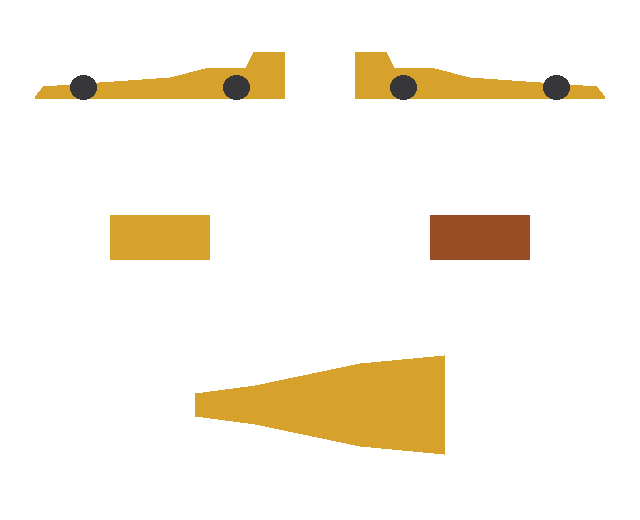
#> input picture engine/test/drawn/racer.png, 640 x 520 px
$ python check.py ../test/drawn/racer.png
#> lines starting #> are read from the running program, lines starting #| are printed output that depends on the picture; after the words box and inside, x2 and y2 are one past the last pixel; in counts of white or black regions, pixels touching at a corner belong together
### engine/draw/sheet.py
"""A five-view sheet (left side, right side, front, rear, top: parallel views of one thing) carved and painted into
cells (#245). Taken from the fast-voxels bench's sheet5.py (November 15) as the engine's own, with only what the
engine uses: no depth, no rounding, no second sheet of classes.

The shape is the biggest solid all five outlines allow; every outside cell is painted from the view that faces it
most. The sheet is read by what it shows, not by where things were asked to be: an image model keeps to a layout
only roughly. Axes of what `build` returns: x across, y up, z along the side views, z 0 at the left edge of the
first side view as drawn (which end that is, front or rear, is the drawer's: `front_low` says what the view from
above says of it)."""
import time
from itertools import combinations
import numpy as np
from PIL import Image
from scipy import ndimage as ndi

VIEWS = ('left', 'right', 'front', 'rear', 'top')
UNDER = np.array([26, 26, 28], np.uint8)


def thing(sheet, white=232):
    """Which pixels of the sheet are the thing: white that reaches the border is the background."""
    rgba = np.asarray(sheet.convert('RGBA'))
    rgb, a = rgba[..., :3], rgba[..., 3]
    if (a < 128).mean() > 0.05: return rgb.astype(np.float32), a >= 128
    pale = (rgb.min(-1) >= white) & (rgb.max(-1).astype(int) - rgb.min(-1) < 14)
    lab, n = ndi.label(pale)
    edge = np.unique(np.concatenate([lab[0], lab[-1], lab[:, 0], lab[:, -1]]))
    return rgb.astype(np.float32), ndi.binary_opening(~np.isin(lab, edge[edge > 0]), iterations=1)


def same(a, b, side=64):
    """How alike two outlines are once both are stretched to one square: 1 is the same."""
    A = np.asarray(Image.fromarray((a * 255).astype(np.uint8)).resize((side, side), Image.BOX)) > 127
    B = np.asarray(Image.fromarray((b * 255).astype(np.uint8)).resize((side, side), Image.BOX)) > 127
    ra, rb = a.shape[1] / a.shape[0], b.shape[1] / b.shape[0]
    return (A & B).sum() / max(1, (A | B).sum()) * min(ra / rb, rb / ra) ** 2


def cut(sheet, least=0.003):
    """The five views, named. Two pairs of views show one outline mirrored (left and right; front and rear): the
    view left over is the one from above. The pair met first in reading order is the sides, as asked for."""
    rgb, fg = thing(sheet)
    lab, n = ndi.label(ndi.binary_dilation(fg, iterations=max(2, round(0.004 * max(fg.shape)))))
    area = ndi.sum(fg, lab, np.arange(1, n + 1))
    # The drawer now and then draws a sixth or seventh view (a view twice, or one in perspective): the five kept are
    # those that pair up best, of the seven biggest.
    big = [i + 1 for i in np.argsort(-area) if area[i] > least * fg.size][:7]
    if len(big) < 5: raise ValueError(f'{len(big)} views found on the sheet, five wanted')
    parts = []
    for i in big:
        m = fg & (lab == i); ys, xs = np.where(m)
        sl = (slice(ys.min(), ys.max() + 1), slice(xs.min(), xs.max() + 1))
        parts.append(dict(rgb=rgb[sl], m=m[sl], cy=ys.mean(), cx=xs.mean()))
    alike = {}
    def pair(a, b):
        if (a, b) not in alike: alike[(a, b)] = max(same(parts[a]['m'], parts[b]['m'][:, ::-1]), same(parts[a]['m'], parts[b]['m']))
        return alike[(a, b)]
    best = None
    for five in combinations(range(len(parts)), 5):
        for t in five:
            o = [i for i in five if i != t]
            for a, b, c, d in ((o[0], o[1], o[2], o[3]), (o[0], o[2], o[1], o[3]), (o[0], o[3], o[1], o[2])):
                s = pair(a, b) + pair(c, d) + 0.15 * (parts[t]['cy'] > max(parts[k]['cy'] for k in o))
                if best is None or s > best[0]: best = (s, t, (a, b), (c, d))
    _, t, p, q = best
    first = lambda pair: (round(np.mean([parts[k]['cy'] for k in pair]) / (0.12 * fg.shape[0])), np.mean([parts[k]['cx'] for k in pair]))
    if first(q) < first(p): p, q = q, p
    p = sorted(p, key=lambda k: parts[k]['cx']); q = sorted(q, key=lambda k: parts[k]['cx'])
    out = {name: (parts[k]['rgb'], parts[k]['m']) for name, k in zip(VIEWS, [p[0], p[1], q[0], q[1], t])}
    return out, dict(pairs_alike=round(float(best[0]), 2))


def trim(rgb, m, share=0.12):
    """Cut to the rows the thing truly fills (an aerial must not set its height)."""
    wide = m.sum(1); keep = np.where(wide >= share * wide.max())[0]
    return rgb[keep[0]:keep[-1] + 1], m[keep[0]:keep[-1] + 1]


def to_cells(rgb, m, across, up):
    """A view shrunk to cells: colour (up, across, 3) and how full each cell is, row 0 at the bottom."""
    full = np.asarray(Image.fromarray((m * 255).astype(np.uint8)).resize((across, up), Image.BOX), np.float32) / 255
    c = np.stack([np.asarray(Image.fromarray((rgb[..., k] * m).astype(np.uint8)).resize((across, up), Image.BOX), np.float32) for k in range(3)], -1)
    return (c / np.maximum(full[..., None], 1e-3))[::-1], full[::-1]


def carve(S, E, T):
    """[x, y, z] from the side outline [z, y], the end outline [x, y] and the outline from above [z, x]."""
    return (S.T[None] > 0.5) & (E[:, :, None] > 0.5) & (T.T[:, None, :] > 0.5)


def build(sheet, n_long=188, shell=3):
    """n_long: cells along the thing's largest side. Resolves to (idx [n, 3] of x, y, z; colours [n, 3]; info)."""
    t0 = time.perf_counter(); ms = {}
    v, read = cut(sheet); ms['cut the views'] = (time.perf_counter() - t0) * 1e3; t = time.perf_counter()
    for k in ('left', 'right', 'front', 'rear'): v[k] = trim(*v[k])
    # is the right view the left one mirrored, as it should be, or was it drawn the same way round?
    flip_r = same(v['left'][1], v['right'][1][:, ::-1]) >= same(v['left'][1], v['right'][1]) - 0.02
    flip_e = same(v['front'][1], v['rear'][1][:, ::-1]) >= same(v['front'][1], v['rear'][1]) - 0.02
    Lp = np.mean([v[k][1].shape[1] for k in ('left', 'right')]); Hp = np.mean([v[k][1].shape[0] for k in ('left', 'right')])
    wf = np.mean([v[k][1].shape[1] / v[k][1].shape[0] for k in ('front', 'rear')])      # width over height, from the ends
    th, tw = v['top'][1].shape
    turned = abs(np.log((tw / th) / (Lp / (wf * Hp)))) > abs(np.log((th / tw) / (Lp / (wf * Hp))))   # from above, drawn a quarter turn round
    if turned: v['top'] = (np.rot90(v['top'][0]), np.rot90(v['top'][1])); th, tw = tw, th
    wt = th / tw                                                                        # width over length, from above
    rel = np.array([wf * Hp / Lp if abs(np.log(wt / (wf * Hp / Lp))) > 0.25 else 0.5 * (wf * Hp / Lp + wt), Hp / Lp, 1.0])   # W, H, L over L
    L = max(2, round(n_long / rel.max())); W = max(2, round(L * rel[0])); H = max(2, round(L * rel[1]))
    side = {k: to_cells(*v[k], L, H) for k in ('left', 'right')}
    end = {k: to_cells(*v[k], W, H) for k in ('front', 'rear')}
    S = {'left': (side['left'][0].transpose(1, 0, 2), side['left'][1].T)}                 # [z, y]
    r = side['right'] if not flip_r else (side['right'][0][:, ::-1], side['right'][1][:, ::-1])
    S['right'] = (r[0].transpose(1, 0, 2), r[1].T)
    s = 0.5 * (S['left'][1] + S['right'][1])
    topc, topm = to_cells(*v['top'], L, W)
    ways = [(topc.transpose(1, 0, 2)[a][:, b], topm.T[a][:, b]) for a in (slice(None), slice(None, None, -1)) for b in (slice(None), slice(None, None, -1))]

    def ends(low, high):
        """The ends, by where they are: E['front'] at low z (as seen from there), E['rear'] at high z; `low` and `high` are the pictures put there."""
        E = {'front': (end[low][0][:, ::-1].transpose(1, 0, 2), end[low][1][:, ::-1].T)}   # [x, y]
        r = end[high] if flip_e else (end[high][0][:, ::-1], end[high][1][:, ::-1])
        E['rear'] = (r[0].transpose(1, 0, 2), r[1].T)
        return E, 0.5 * (E['front'][1] + E['rear'][1])

    def way_of(e, among=(0, 1, 2, 3)):
        """The view from above may be drawn turned or flipped: the way round that leaves the most standing."""
        vol = {k: carve(s, e, ways[k][1]).sum() for k in among}
        return among[0] if vol[among[0]] >= 0.985 * max(vol.values()) else max(vol, key=vol.get)

    E, e = ends('front', 'rear'); way = way_of(e)
    # The view from above, drawn with its front to the left as asked, was laid the other way round to agree with the
    # sides (the side views drew the front to the right): the front is at high z, and the end pictures change ends.
    if not turned and way >= 2:
        E, e = ends('rear', 'front'); way = way_of(e, (2, 3))
    T = ways[way]
    ms['views into cells'] = (time.perf_counter() - t) * 1e3; t = time.perf_counter()

    occ = carve(s, e, T[1])
    lab, n = ndi.label(occ)                                   # what stands: the pieces that reach the ground
    if n > 1:
        ground = np.unique(lab[:, 0, :]); occ = np.isin(lab, ground[ground > 0])
    ms['carve'] = (time.perf_counter() - t) * 1e3; t = time.perf_counter()

    inner = ndi.binary_erosion(occ, iterations=shell, border_value=0)
    g = ndi.gaussian_filter(occ.astype(np.float32), 1.5, mode='constant')
    nx, ny, nz = np.gradient(-g)
    idx = np.argwhere(occ & ~inner)
    X, Y, Z = idx.T
    n = np.stack([nx[X, Y, Z], ny[X, Y, Z], nz[X, Y, Z]], 1); n /= np.maximum(np.linalg.norm(n, axis=1, keepdims=True), 1e-6)
    first = {'left': occ.argmax(0)[Y, Z] == X, 'right': (W - 1 - occ[::-1].argmax(0))[Y, Z] == X,
             'front': occ.argmax(2)[X, Y] == Z, 'rear': (L - 1 - occ[:, :, ::-1].argmax(2))[X, Y] == Z,
             'top': (H - 1 - occ[:, ::-1].argmax(1))[X, Z] == Y}
    toward = {'left': -n[:, 0], 'right': n[:, 0], 'front': -n[:, 2], 'rear': n[:, 2], 'top': n[:, 1]}
    colour = {'left': S['left'][0][Z, Y], 'right': S['right'][0][Z, Y], 'front': E['front'][0][X, Y], 'rear': E['rear'][0][X, Y], 'top': T[0][Z, X]}
    have = {'left': S['left'][1][Z, Y], 'right': S['right'][1][Z, Y], 'front': E['front'][1][X, Y], 'rear': E['rear'][1][X, Y], 'top': T[1][Z, X]}
    score = np.stack([np.clip(toward[k], 0, 1) * (0.25 + 0.75 * first[k]) * (have[k] > 0.3) for k in VIEWS], 1)
    best = score.argmax(1)
    col = np.stack([colour[k] for k in VIEWS], 1)[np.arange(len(idx)), best]
    under = (n[:, 1] < -0.6) | (score.max(1) <= 0)
    col[under] = UNDER
    ms['paint'] = (time.perf_counter() - t) * 1e3
    # Which end of z the front is at, by the view from above: it was asked to be drawn with its front to the left,
    # which is z 0 of what it is cut into, and it was laid along z reversed (`way` 2 or 3) to agree with the sides.
    # (Drawn a quarter turn round, the front of what was to the left is not known.)
    front_low = None if turned else way < 2
    info = dict(cells=int(len(idx)), dims=[int(W), int(H), int(L)], **read,
                width_from_ends=round(float(wf * Hp / Lp * L), 1), width_from_above=round(float(wt * L), 1), views_agree=bool(abs(np.log(wt / (wf * Hp / Lp))) < 0.2),
                top_turned=bool(turned), top_way=way, front_low=front_low, right_mirrored=bool(flip_r), rear_mirrored=bool(flip_e),
                painted_from={k: int((best == i)[~under].sum()) for i, k in enumerate(VIEWS)}, under=int(under.sum()),
                ms={k: round(a, 1) for k, a in ms.items()}, total_ms=round((time.perf_counter() - t0) * 1e3, 1))
    return idx, np.clip(col, 0, 255).astype(np.uint8), info

### engine/draw/check.py
"""A check of the builder alone (run by test/drawn.mjs): a sheet whose side views draw the front to the right, as the
drawer now and then does, is the same thing as one whose side views draw it to the left. Made from the racer fixture
by mirroring each side view where it stands (the car is mirror-alike side to side): built, it is turned so its front
is at z 0, and its front end must be painted from the front view, as the sheet drawn as asked is.

  uv run --project draw python draw/check.py test/drawn/racer.png"""
import json, sys
import numpy as np
from PIL import Image
import sheet as drawn


def nose(sheet, long=160):
    """The front end as seen from in front of it: the first filled cell's colour along z from z 0, for each x and y."""
    idx, col, info = drawn.build(sheet, long)
    W, H, L = info['dims']
    grid = np.full((H, L, W, 3), -1.0); grid[idx[:, 1], idx[:, 2], idx[:, 0]] = col
    if info['front_low'] is False: grid = grid[:, ::-1, ::-1]
    filled = grid[..., 0] >= 0
    first = filled.argmax(1); ys, xs = np.indices(first.shape)
    face = grid[ys, first, xs]; face[~filled.any(1)] = np.nan
    return face, info


racer = Image.open(sys.argv[1]).convert('RGB')
#> racer is the input picture: PIL image 640x520 RGB; mean R, G, B 248.5, 242.6, 231.1
a = np.asarray(racer).copy(); top = int(0.3 * a.shape[0]); half = a.shape[1] // 2
#> after `top = int(0.3 * a.shape[0])`: top = 156
#> after `half = a.shape[1] // 2`: half = 320
a[:top, :half] = a[:top, :half][:, ::-1]; a[:top, half:] = a[:top, half:][:, ::-1]
as_asked, i1 = nose(racer)
#> in thing, `rgb, a = rgba[..., :3], rgba[..., 3]`: a: shape (520, 640); every value is 255
#> in thing, `pale = (rgb.min(-1) >= white) & (rgb.max(-1).astype(int) - rgb.min(-1)..`:
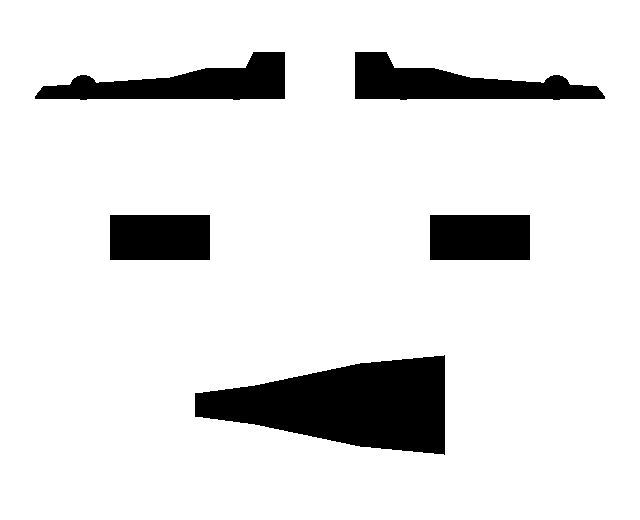
#> pale: shape (520, 640) bool; 88.7% white; 5 black regions, box (x1, y1, x2, y2) and area: (195, 355, 445, 455) 16000, (35, 52, 285, 100) 6352, (355, 52, 605, 100) 6352, (110, 215, 210, 260) 4500, (430, 215, 530, 260) 4500
#> in thing, `lab, n = ndi.label(pale)`: n = 1
#> in thing, `edge = np.unique(np.concatenate([lab[0], lab[-1], lab[:, 0], lab[:, -1..`: edge = [1]
#> in cut, `rgb, fg = thing(sheet)`: fg: shape (520, 640) bool; 11.3% white; 5 white regions, box (x1, y1, x2, y2) and area: (195, 356, 445, 454) 15994, (35, 52, 285, 100) 6348, (355, 52, 605, 100) 6348, (110, 215, 210, 260) 4496, (430, 215, 530, 260) 4496
#> in cut, `lab, n = ndi.label(ndi.binary_dilation(fg, iterations=max(2, round(0.0..`: lab: shape (520, 640) int32; 6 distinct labels, from 0 to 5
#> in cut, `lab, n = ndi.label(ndi.binary_dilation(fg, iterations=max(2, round(0.0..`: n = 5
#> in cut, `area = ndi.sum(fg, lab, np.arange(1, n + 1))`: area = [6348, 6348, 4496, 4496, 15994]
#> in cut, `big = [i + 1 for i in np.argsort(-area) if area[i] > least * fg.size][..`: big = [5, 1, 2, 3, 4]
#> the loop in cut, `for i in big:` made 5 passes
#> i on pass 1: 5
#> after the loop in cut, `for i in big:`:
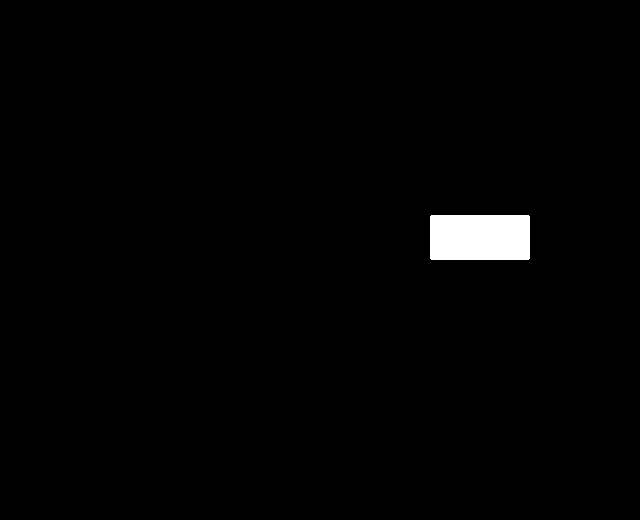
#> m: shape (520, 640) bool; 1.4% white; 1 white region, box (x1, y1, x2, y2) and area: (430, 215, 530, 260) 4496
#> after the loop in cut, `for i in big:`: parts = 5 items
#> the loop in cut, `for five in combinations(range(len(parts)), 5):` made 1 pass
#> five on pass 1: (0, 1, 2, 3, 4)
#> pass 1, in same (call 13), `A = np.asarray(Image.fromarray((a * 255).astype(np.uint8)).resize((sid..`:
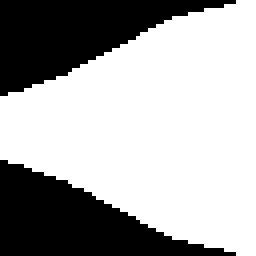
#> A: shape (64, 64) bool (shown 4 times larger); 65.8% white; 2 black regions, box (x1, y1, x2, y2) and area: (0, 40, 59, 64) 702, (0, 0, 59, 24) 700
#> after the loop in cut, `for five in combinations(range(len(parts)), 5):`: best = (2.15, 0, (1, 2), (3, 4))
#> in cut, `_, t, p, q = best`: t = 0; p = (1, 2); q = (3, 4)
#> in cut, `p = sorted(p, key=lambda k: parts[k]['cx'])`: p = [1, 2]
#> in cut, `q = sorted(q, key=lambda k: parts[k]['cx'])`: q = [3, 4]
#> in cut, `out = {name: (parts[k]['rgb'], parts[k]['m']) for name, k in zip(VIEWS..`: out = 5 items
#> in build, `v, read = cut(sheet)`: read = {'pairs_alike': 2.15}
#> in same (call 21), `A = np.asarray(Image.fromarray((a * 255).astype(np.uint8)).resize((sid..`: A: shape (64, 64) bool; 54.3% white; 1 black region, box (x1, y1, x2, y2) and area: (0, 0, 56, 56) 1873
#> in same (call 22), `B = np.asarray(Image.fromarray((b * 255).astype(np.uint8)).resize((sid..`:
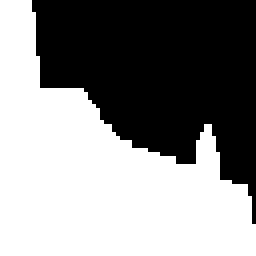
#> B: shape (64, 64) bool (shown 4 times larger); 54.3% white; 1 black region, box (x1, y1, x2, y2) and area: (8, 0, 64, 56) 1873
#> in build, `flip_r = same(v['left'][1], v['right'][1][:, ::-1]) >= same(v['left'][..`: flip_r = True
#> in build, `side = {k: to_cells(*v[k], L, H) for k in ('left', 'right')}`: side = 2 items
#> in to_cells (call 5), `c = np.stack([np.asarray(Image.fromarray((rgb[..., k] * m).astype(np.u..`:
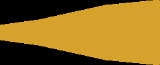
#> c: shape (65, 160, 3) float32; mean of channels 0, 1, 2 140.4, 106.3, 28.9; drawn as R, G, B
#> in build, `ways = [(topc.transpose(1, 0, 2)[a][:, b], topm.T[a][:, b]) for a in (..`: ways = 4 items
#> in build, `E, e = ends('front', 'rear')`: E = 2 items
#> in way_of, `vol = {k: carve(s, e, ways[k][1]).sum() for k in among}`: vol = {0: 127509, 1: 127509, 2: 95985, 3: 95985}
#> in build, `way = way_of(e)`: way = 0
#> in build, `lab, n = ndi.label(occ)`: n = 1
#> in build, `front_low = None if turned else way < 2`: front_low = True
#> in nose, `idx, col, info = drawn.build(sheet, long)`: info = 15 items
#> in nose, `W, H, L = info['dims']`: W = 65; H = 30; L = 160
#> i1 = 15 items
other_way, i2 = nose(Image.fromarray(a))
#> call 2 of build, with n_long = 160, shell = 3
#> call 2 of cut, with least = 0.003
#> in cut (call 2), `lab, n = ndi.label(ndi.binary_dilation(fg, iterations=max(2, round(0.0..`:
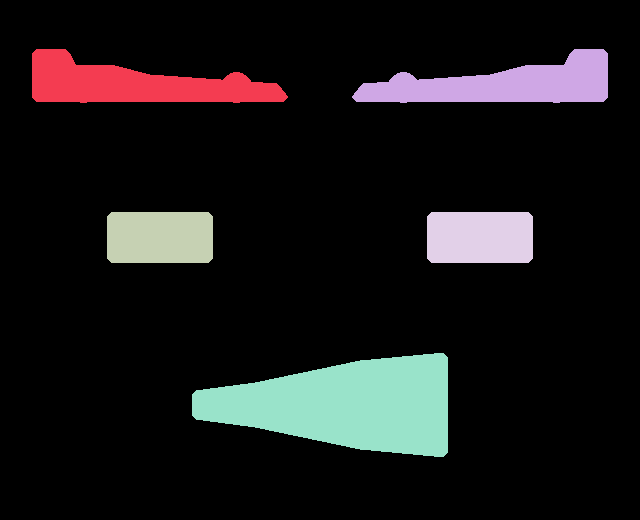
#> lab: shape (520, 640) int32; 6 distinct labels, from 0 to 5; one colour per label, 0 black
#> the loop in cut (call 2), `for i in big:` made 5 passes
#> the loop in cut (call 2), `for five in combinations(range(len(parts)), 5):` made 1 pass
#> in cut (call 2), `_, t, p, q = best`: p = (1, 2); q = (3, 4)
#> in cut (call 2), `p = sorted(p, key=lambda k: parts[k]['cx'])`: p = [1, 2]
#> in cut (call 2), `q = sorted(q, key=lambda k: parts[k]['cx'])`: q = [3, 4]
#> in build (call 2), `s = 0.5 * (S['left'][1] + S['right'][1])`:
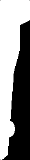
#> s: shape (160, 30) float32; min 0, max 1, mean 0.54
#> in build (call 2), `way = way_of(e)`: way = 2
#> in build (call 2), `front_low = None if turned else way < 2`: front_low = False
#> i2 = 15 items
same = np.nanmean(np.abs(as_asked - other_way)) if as_asked.shape == other_way.shape else float('inf')
#> same = 0
ends = np.nanmean(np.abs(as_asked - other_way[:, ::-1])) if as_asked.shape == other_way.shape else float('inf')
#> ends = 0.0239
print(json.dumps(dict(as_asked_front_low=i1['front_low'], other_way_front_low=i2['front_low'], shapes=[list(as_asked.shape), list(other_way.shape)], differ=round(float(same), 1), differ_mirrored=round(float(ends), 1))))
#| {"as_asked_front_low": true, "other_way_front_low": false, "shapes": [[30, 65, 3], [30, 65, 3]], "differ": 0.0, "differ_mirrored": 0.0}
ok = i1['front_low'] is True and i2['front_low'] is False and same < 10
#> ok = True
print('ok' if ok else 'FAIL: the front end of the sheet drawn the other way is not painted from its front view')
#| ok
sys.exit(0 if ok else 1)
#> (the program exits here)
